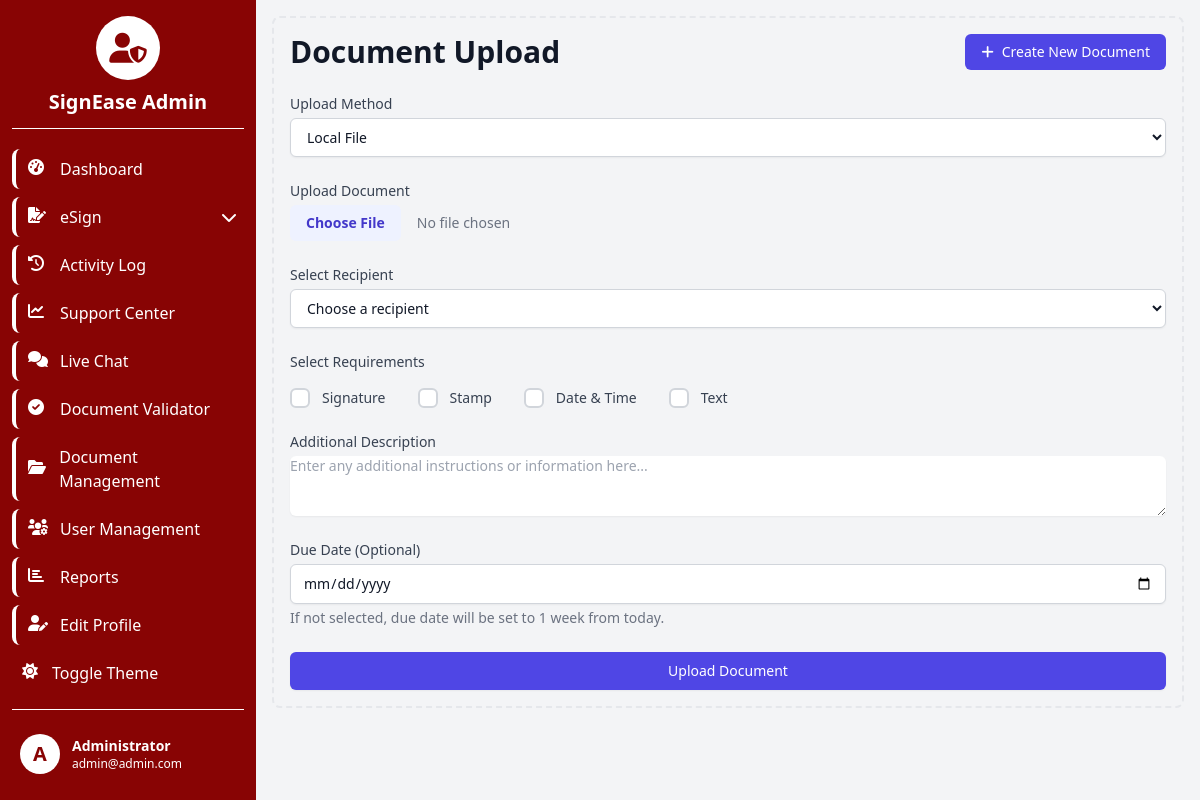
Page /upload_documents.php (signed in) on the committed database.
### tables this page shows
CREATE TABLE `users` (
  `id` int(11) NOT NULL,
  `username` varchar(50) NOT NULL,
  `email` varchar(100) NOT NULL,
  `password` varchar(255) NOT NULL,
  `nic` varchar(12) NOT NULL,
  `position` varchar(255) NOT NULL,
  `faculty` varchar(255) NOT NULL,
  `mobile` varchar(15) NOT NULL,
  `name` varchar(255) NOT NULL,
  `employee_number` varchar(100) DEFAULT NULL,
  `role` enum('admin','user') NOT NULL DEFAULT 'user',
  `status` enum('pending','approved') NOT NULL DEFAULT 'pending',
  `created_at` timestamp NOT NULL DEFAULT current_timestamp()
);

### upload_documents.php (the view, shortened to what this page needs)
<?php
include 'sidebar.php';
$upload_message = '';
?>
<!DOCTYPE html>
<html lang="en">
<head>
    <script src="https://cdn.tailwindcss.com"></script>
    <link href="https://cdnjs.cloudflare.com/ajax/libs/font-awesome/6.0.0-beta3/css/all.min.css" rel="stylesheet">
</head>
<body class="bg-gray-100 dark:bg-gray-900" x-data="{ uploadMethod: 'local', isLoading: false, message: '<?php echo addslashes($upload_message); ?>' }">
    <div class="p-4 sm:ml-64">
        <div class="p-4 border-2 border-gray-200 border-dashed rounded-lg dark:border-gray-700">
        <div class="flex justify-between items-center mb-6">
                <h1 class="text-3xl font-bold text-gray-900 dark:text-white">Document Upload</h1>
                <a href="doc_creator/index.html"
                target="_blank"
                rel="noopener noreferrer"
                class="inline-flex items-center px-4 py-2 bg-indigo-600 hover:bg-indigo-700 text-white text-sm font-medium rounded-md">
                    <i class="fas fa-plus mr-2"></i>
                    Create New Document
                </a>
            </div>
            <form action="<?php echo htmlspecialchars($_SERVER["PHP_SELF"]); ?>" method="post" enctype="multipart/form-data" class="space-y-6" @submit="isLoading = true">
                <div>
                    <label for="upload_method" class="block text-sm font-medium text-gray-700 dark:text-gray-200 mb-1">Upload Method</label>
                    <select id="upload_method" name="upload_method" x-model="uploadMethod"
                            class="block w-full px-3 py-2 bg-white dark:bg-gray-700 border border-gray-300 dark:border-gray-600 rounded-md shadow-sm focus:outline-none focus:ring-indigo-500 focus:border-indigo-500 sm:text-sm text-gray-900 dark:text-white">
                        <option value="local">Local File</option>
                    </select>
                </div>
                <div x-show="uploadMethod === 'local'">
                    <label for="document" class="block text-sm font-medium text-gray-700 dark:text-gray-200 mb-1">Upload Document</label>
                    <input type="file" id="document" name="document" x-bind:required="uploadMethod === 'local'"
                           class="block w-full text-sm text-gray-500 dark:text-gray-300 file:mr-4 file:py-2 file:px-4 file:rounded-md file:border-0 file:text-sm file:font-semibold file:bg-indigo-50 file:text-indigo-700 hover:file:bg-indigo-100 dark:file:bg-indigo-900 dark:file:text-indigo-200 dark:hover:file:bg-indigo-800">
                </div>
                <div>
                    <label for="recipient" class="block text-sm font-medium text-gray-700 dark:text-gray-200 mb-1">Select Recipient</label>
                    <select id="recipient" name="recipient" required
                            class="block w-full px-3 py-2 bg-white dark:bg-gray-700 border border-gray-300 dark:border-gray-600 rounded-md shadow-sm focus:outline-none focus:ring-indigo-500 focus:border-indigo-500 sm:text-sm text-gray-900 dark:text-white">
                        <option value="">Choose a recipient</option>
                    </select>
                </div>
                <div>
                    <p class="block text-sm font-medium text-gray-700 dark:text-gray-200 mb-4">Select Requirements</p>
                    <div class="flex flex-wrap gap-8 items-center">
                        <?php
                        $requirements = ['signature' => 'Signature', 'stamp' => 'Stamp', 'date_time' => 'Date & Time', 'text' => 'Text'];
                        foreach ($requirements as $value => $label) {
                            echo "<label class='inline-flex items-center group cursor-pointer'>
                                    <div class='relative'>
                                        <input type='checkbox'
                                            name='requirements[]'
                                            value='$value'
                                            class='peer sr-only'>
                                        <div class='w-5 h-5 bg-white border-2 border-gray-300 rounded-md transition-all duration-300
                                                peer-checked:bg-indigo-600 peer-checked:border-indigo-600
                                                hover:border-indigo-500 dark:bg-gray-700 dark:border-gray-600
                                                dark:peer-checked:bg-indigo-500 dark:peer-checked:border-indigo-500
                                                dark:hover:border-indigo-400'>
                                            <svg class='w-3 h-3 absolute top-1/2 left-1/2 -translate-x-1/2 -translate-y-1/2 opacity-0 text-white
                                                    transition-opacity duration-300 peer-checked:opacity-100'
                                                fill='none'
                                                viewBox='0 0 24 24'
                                                stroke='currentColor'
                                                stroke-width='3'>
                                                <path d='M5 13l4 4L19 7'/>
                                            </svg>
                                        </div>
                                    </div>
                                    <span class='ml-3 text-sm text-gray-700 dark:text-gray-200 transition-colors duration-200
                                            group-hover:text-indigo-600 dark:group-hover:text-indigo-400'>$label</span>
                                </label>";
                        }
                        ?>
                    </div>
                </div>
                <div>
                    <label for="description" class="block text-sm font-medium text-gray-700 dark:text-gray-200 mb-1">Additional Description</label>
                    <textarea id="description" name="description" rows="3"
                              class="block w-full rounded-md border-gray-300 dark:border-gray-600 shadow-sm focus:border-indigo-500 focus:ring-indigo-500 dark:bg-gray-700 dark:text-white sm:text-sm"
                              placeholder="Enter any additional instructions or information here..."></textarea>
                </div>
                <div>
                    <label for="due_date" class="block text-sm font-medium text-gray-700 dark:text-gray-200 mb-1">Due Date (Optional)</label>
                    <input type="date" id="due_date" name="due_date"
                           class="block w-full px-3 py-2 bg-white dark:bg-gray-700 border border-gray-300 dark:border-gray-600 rounded-md shadow-sm focus:outline-none focus:ring-indigo-500 focus:border-indigo-500 sm:text-sm text-gray-900 dark:text-white">
                    <p class="mt-1 text-sm text-gray-500 dark:text-gray-400">If not selected, due date will be set to 1 week from today.</p>
                </div>
                <div>
                    <button type="submit"
                            class="w-full flex justify-center py-2 px-4 border border-transparent rounded-md shadow-sm text-sm font-medium text-white bg-indigo-600 hover:bg-indigo-700 focus:outline-none focus:ring-2 focus:ring-offset-2 focus:ring-indigo-500 dark:bg-indigo-500 dark:hover:bg-indigo-600"
                            x-bind:disabled="isLoading">
                        <span x-text="isLoading ? 'Uploading...' : 'Upload Document'"></span>
                    </button>
                </div>
            </form>
        </div>
    </div>
</body>
</html>

### sidebar.php (shortened to what this page needs)
<?php
include 'session.php';
$stmt = $conn->prepare("SELECT name, email, role FROM users WHERE id = ?");
$stmt->bind_param("i", $_SESSION['user_id']);
$stmt->execute();
$result = $stmt->get_result();
$user = $result->fetch_assoc();
function getDocumentsToSignCount($userId) {
    global $conn;
    $stmt = $conn->prepare("SELECT COUNT(*) FROM documents WHERE recipient_id = ? AND status = 'sent'");
    $stmt->bind_param("i", $userId);
    $stmt->execute();
    $result = $stmt->get_result();
    $count = $result->fetch_row()[0];
    return $count;
}
function getUnreadMessagesCount($userId) {
    global $conn;
    $stmt = $conn->prepare("SELECT COUNT(*) FROM messages WHERE receiver_id = ? AND `read` = 0");
    $stmt->bind_param("i", $userId);
    $stmt->execute();
    $result = $stmt->get_result();
    $count = $result->fetch_row()[0];
    return $count;
}
function getPendingUsersCount() {
    global $conn;
    $stmt = $conn->prepare("SELECT COUNT(*) FROM users WHERE status = 'pending'");
    $stmt->execute();
    $result = $stmt->get_result();
    $count = $result->fetch_row()[0];
    return $count;
}
$documentsToSignCount = getDocumentsToSignCount($_SESSION['user_id']);
$unreadMessagesCount = getUnreadMessagesCount($_SESSION['user_id']);
$pendingUsersCount = $user['role'] === 'admin' ? getPendingUsersCount() : 0;
$sharedMenuItems = [
    ['url' => 'dashboard.php', 'icon' => 'fas fa-tachometer-alt', 'text' => 'Dashboard'],
    ['url' => '#', 'icon' => 'fas fa-file-signature', 'text' => 'eSign', 'submenu' => [
        ['url' => 'upload_documents.php', 'text' => 'Document Upload'],
        ['url' => 'documents_to_sign.php', 'text' => 'Documents to Sign', 'badge' => $documentsToSignCount],
    ]],
    ['url' => 'activity_log.php', 'icon' => 'fas fa-history', 'text' => 'Activity Log'],
    ['url' => 'insights_hub.php', 'icon' => 'fas fa-chart-line', 'text' => 'Support Center'],
    ['url' => 'chat.php', 'icon' => 'fas fa-comments', 'text' => 'Live Chat', 'badge' => $unreadMessagesCount],
    ['url' => 'validator.php', 'icon' => 'fas fa-check-circle', 'text' => 'Document Validator'],
];
$adminMenuItems = [
    ['url' => 'document_management.php', 'icon' => 'fas fa-folder-open', 'text' => 'Document Management'],
    ['url' => 'user_management.php', 'icon' => 'fas fa-users-cog', 'text' => 'User Management', 'badge' => $pendingUsersCount],
    ['url' => 'reports.php', 'icon' => 'fas fa-chart-bar', 'text' => 'Reports'],
];
$menuItems = $sharedMenuItems;
if ($user['role'] === 'admin') {
    $menuItems = array_merge($menuItems, $adminMenuItems);
}
$menuItems[] = ['url' => 'edit_profile.php', 'icon' => 'fas fa-user-edit', 'text' => 'Edit Profile'];
function renderMenuItem($item, $isAdmin) {
    $currentPage = basename($_SERVER['PHP_SELF']);
    $isActive = basename($item['url']) === $currentPage;
    $submenuHtml = '';
    if (isset($item['submenu'])) {
        $submenuHtml .= '<ul class="ml-4 mt-2 space-y-2 hidden submenu">';
        foreach ($item['submenu'] as $subitem) {
            $isSubActive = basename($subitem['url']) === $currentPage;
            $activeSubClass = $isSubActive ? 'bg-sidebar-hover' : '';
            $badgeHtml = isset($subitem['badge']) && $subitem['badge'] > 0 ? '<span class="inline-flex items-center justify-center w-5 h-5 ml-2 text-xs font-semibold text-white bg-red-500 rounded-full">' . $subitem['badge'] . '</span>' : '';
            $submenuHtml .= '<li><a href="' . $subitem['url'] . '" class="flex items-center p-2 text-white rounded-lg hover:bg-sidebar-hover group ' . $activeSubClass . '">' . $subitem['text'] . $badgeHtml . '</a></li>';
        }
        $submenuHtml .= '</ul>';
    }
    $adminClass = $isAdmin ? 'border-l-4 border-sidebar-text pl-3' : '';
    $dropdownClass = isset($item['submenu']) ? 'dropdown-toggle' : '';
    $activeClass = $isActive ? 'bg-sidebar-hover text-white' : '';
    $badgeHtml = isset($item['badge']) && $item['badge'] > 0 ? '<span class="inline-flex items-center justify-center w-5 h-5 ml-2 text-xs font-semibold text-white bg-red-500 rounded-full">' . $item['badge'] . '</span>' : '';
    return '
    <li>
        <a href="' . $item['url'] . '" class="flex items-center p-2 text-white rounded-lg hover:bg-sidebar-hover group ' . $adminClass . ' ' . $dropdownClass . ' ' . $activeClass . '">
            <i class="' . $item['icon'] . ' w-5 h-5 text-sidebar-text group-hover:text-sidebar-text ' . ($isActive ? 'text-white' : '') . '"></i>
            <span class="ml-3">' . $item['text'] . '</span>
            ' . $badgeHtml . '
            ' . (isset($item['submenu']) ? '<i class="fas fa-chevron-down ml-auto text-sidebar-text group-hover:text-sidebar-text transition-transform duration-200"></i>' : '') . '
        </a>
        ' . $submenuHtml . '
    </li>';
}
?>
<!DOCTYPE html>
<html lang="en">
<head>
    <script src="https://cdn.tailwindcss.com"></script>
    <link href="https://cdnjs.cloudflare.com/ajax/libs/font-awesome/6.0.0-beta3/css/all.min.css" rel="stylesheet">
</head>
<body class="bg-gray-100 dark:bg-gray-900">
    <div id="sidebar" class="fixed top-0 left-0 z-40 w-64 h-screen transition-transform -translate-x-full sm:translate-x-0">
        <div class="h-full px-3 py-4 overflow-y-auto bg-sidebar-bg text-sidebar-text">
            <div class="flex flex-col items-center justify-center mb-5 pb-3 border-b border-sidebar-text">
                <?php if ($user['role'] === 'admin'): ?>
                    <div class="w-16 h-16 bg-white rounded-full flex items-center justify-center mb-2">
                        <i class="fas fa-user-shield text-3xl text-primary"></i>
                    </div>
                    <span class="text-xl font-bold text-white">SignEase Admin</span>
                <?php else: ?>
                    <span class="text-xl font-semibold text-white">SignEase</span>
                <?php endif; ?>
            </div>
            <ul class="space-y-2 font-medium">
                <?php
                foreach ($menuItems as $item) {
                    echo renderMenuItem($item, $user['role'] === 'admin');
                }
                ?>
                <li>
                    <button id="themeToggle" class="flex items-center w-full p-2 text-sidebar-text rounded-lg hover:bg-sidebar-hover group">
                        <i id="themeIcon" class="fas fa-sun w-5 h-5 text-sidebar-text transition duration-75 group-hover:text-sidebar-text"></i>
                        <span class="ml-3">Toggle Theme</span>
                    </button>
                </li>
            </ul>
            <div class="pt-4 mt-4 space-y-2 font-medium border-t border-sidebar-text">
                <div id="userProfileTrigger" class="flex items-center p-2 text-white cursor-pointer hover:bg-sidebar-hover rounded-lg">
                    <div class="flex-shrink-0">
                        <div class="w-10 h-10 rounded-full bg-white flex items-center justify-center">
                            <span class="text-xl font-semibold text-primary"><?php echo strtoupper(substr($user['name'], 0, 1)); ?></span>
                        </div>
                    </div>
                    <div class="ml-3">
                        <p class="text-sm font-semibold"><?php echo htmlspecialchars($user['name']); ?></p>
                        <p class="text-xs text-white"><?php echo htmlspecialchars($user['email']); ?></p>
                    </div>
                </div>
                <a href="logout.php" class="flex items-center p-2 text-white rounded-lg hover:bg-sidebar-hover group">
                </a>
            </div>
        </div>
    </div>
</body>
</html>

### upload_documents.php (style rules this page uses)
* { transition: background-color 0.3s ease, color 0.3s ease, border-color 0.3s ease; }

### rows in the picture
users: name "A", name "Administrator", email "admin@admin.com"

### other values in the picture
$item['text'] "Dashboard"
$item['text'] "eSign"
$item['text'] "Activity Log"
$item['text'] "Support Center"
$item['text'] "Live Chat"
$item['text'] "Document Validator"
$item['text'] "Document Management"
$item['text'] "User Management"
$item['text'] "Reports"
$item['text'] "Edit Profile"
$label "Signature"
$label "Stamp"
$label "Date & Time"
$label "Text"
